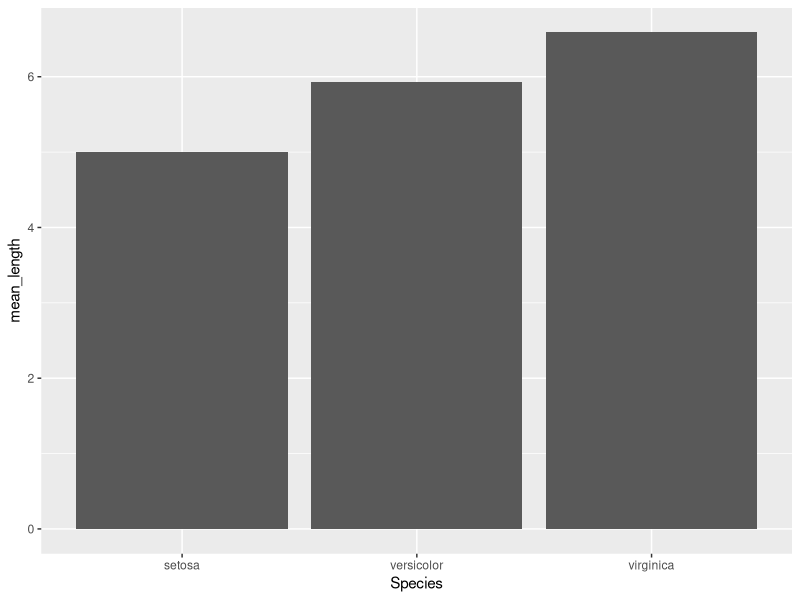
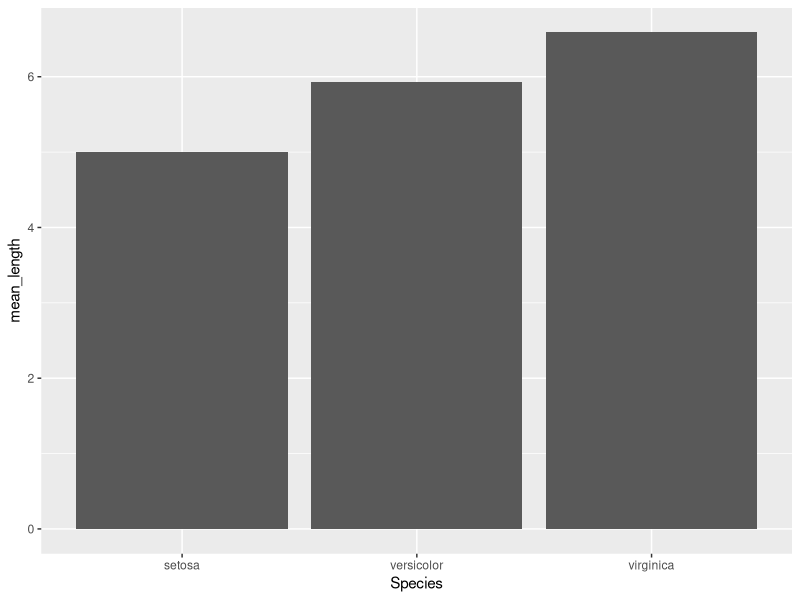

Write the R code that produced these figures, in order.
library(ggplot2)
library(tidyverse)
setwd("~/experimental_methods_in_organismal_bio/Scripts/Repo1")

iris <- group_by(iris,Species)
summarize(iris, mean_length=mean(Sepal.Length))

#or

iris%>%
  group_by(Species) %>% 
  summarize(mean_length=mean(Sepal.Length))

#new
iris <- group_by(iris,Species)
iris_mean <- summarise(iris,mean_length=mean(Sepal.Length))
ggplot(data=iris_mean,aes(x=Species,y=mean_length))+geom_bar(stat="identity")

#or

iris %>% 
  group_by(Species) %>% 
  summarize(mean_length=mean(Sepal.Length)) %>% 
  ggplot(aes(x=Species,y=mean_length))+geom_bar(stat="identity")

